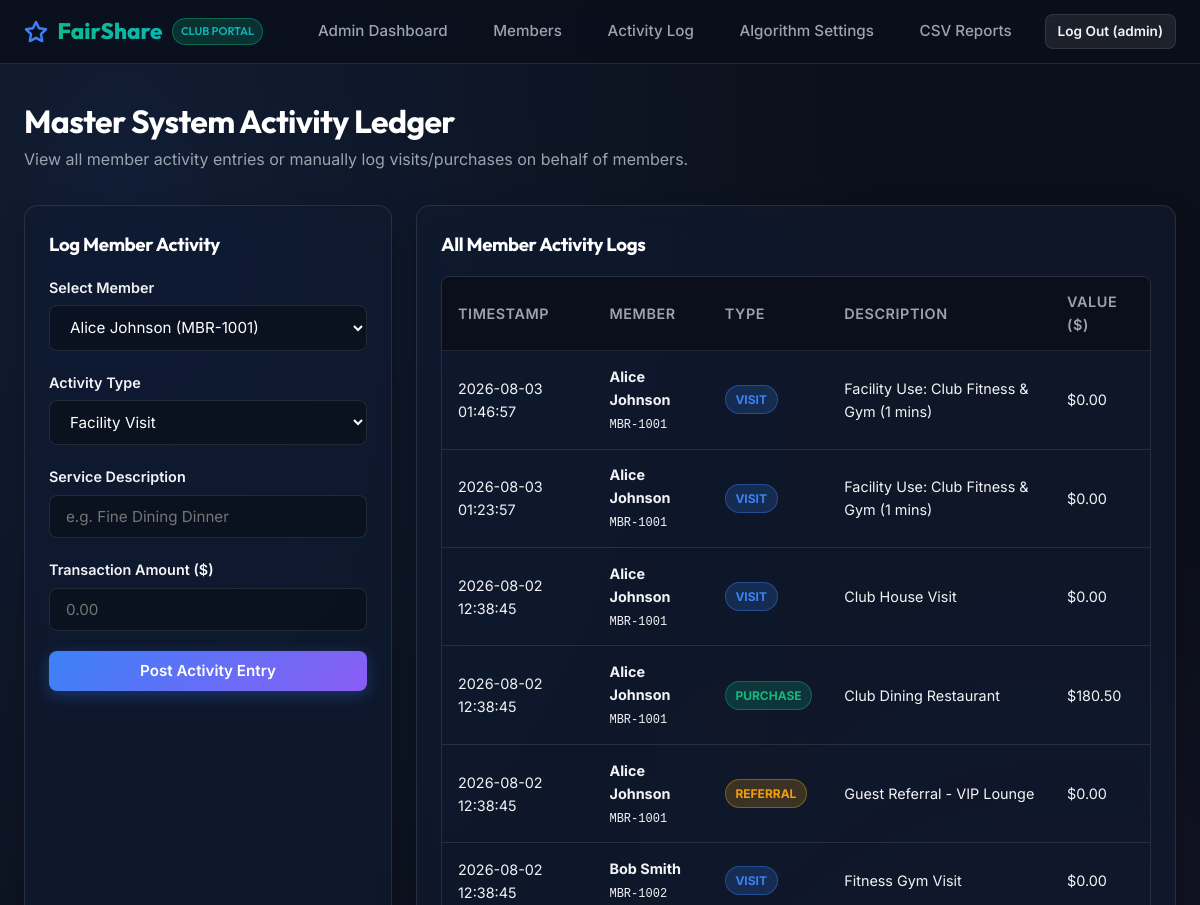
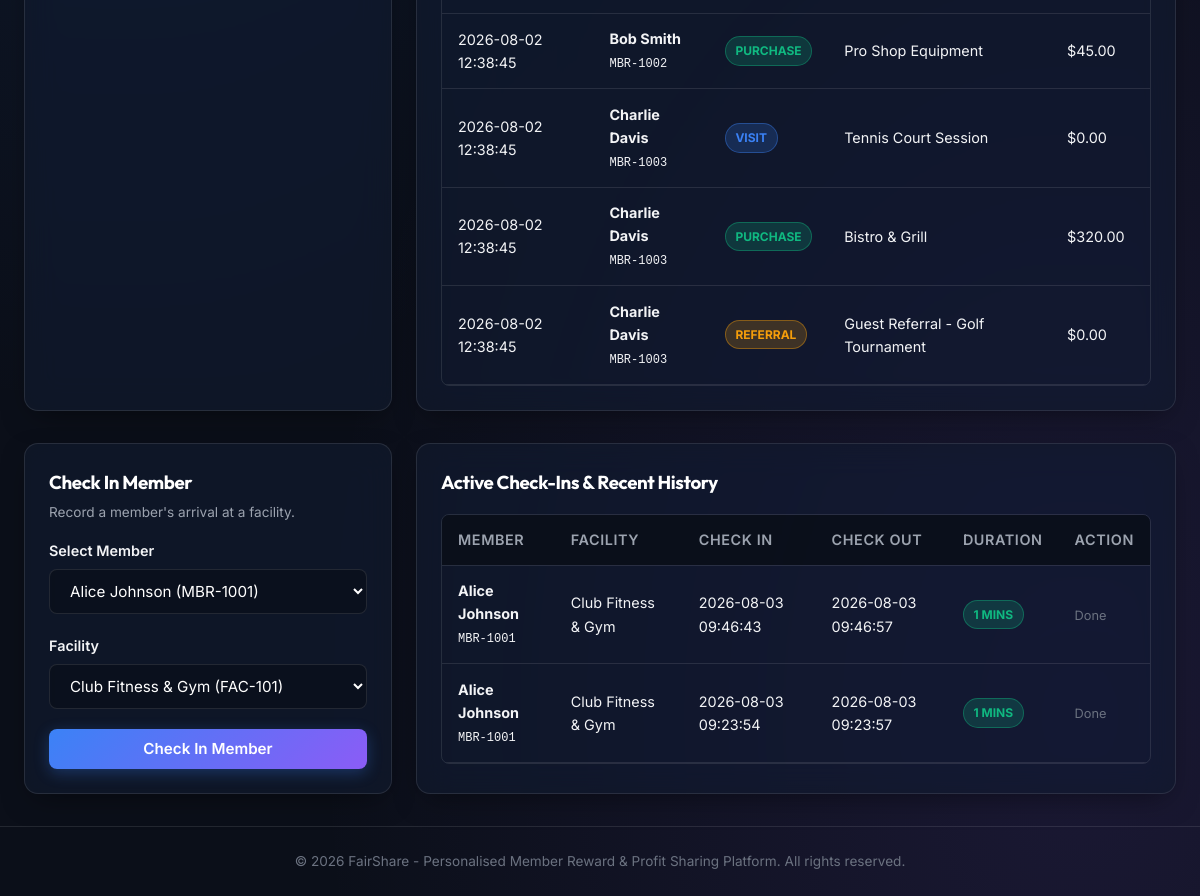
The page /admin/activity (signed in) on the database as committed earlier (2 pictures, top to bottom).
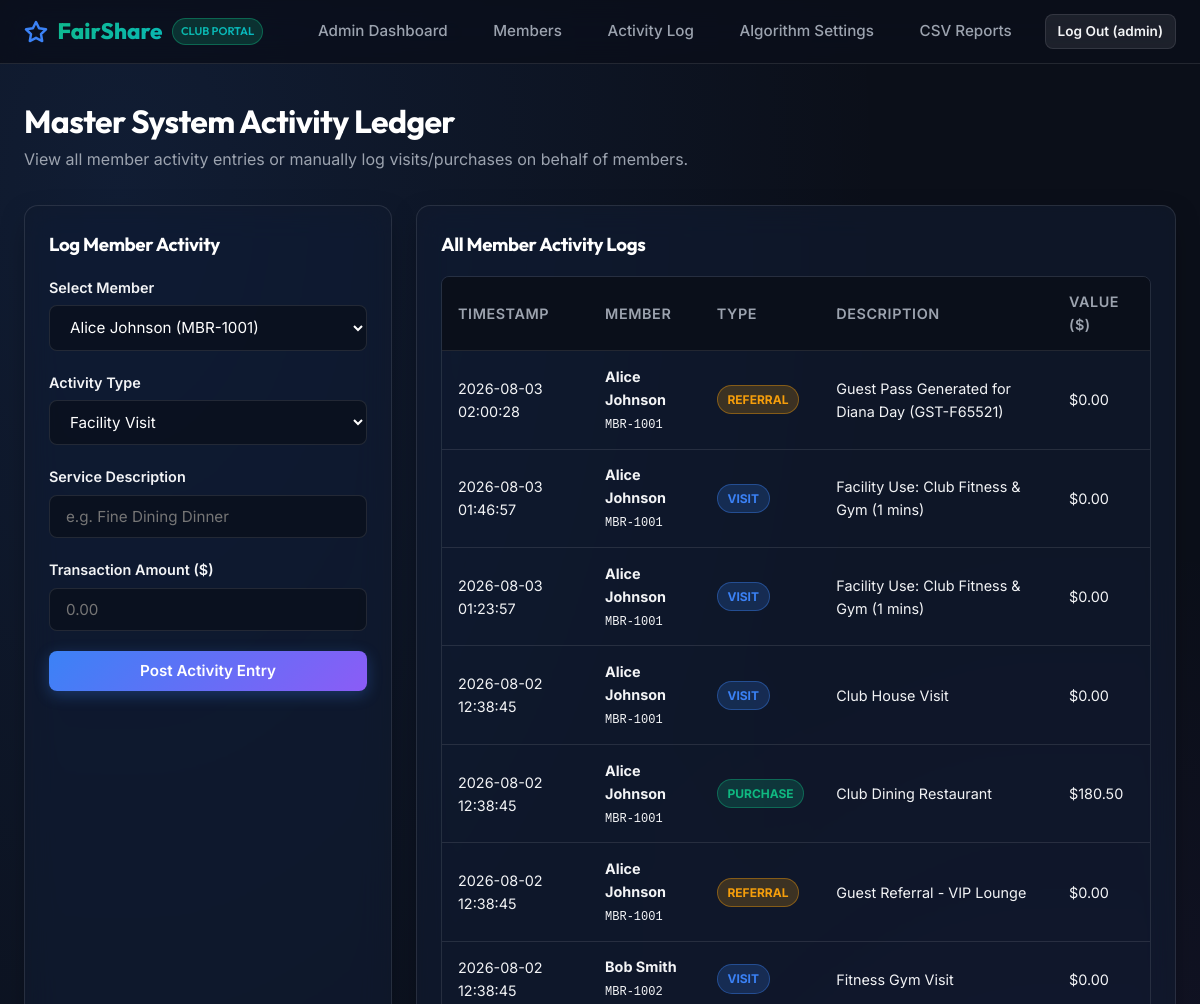
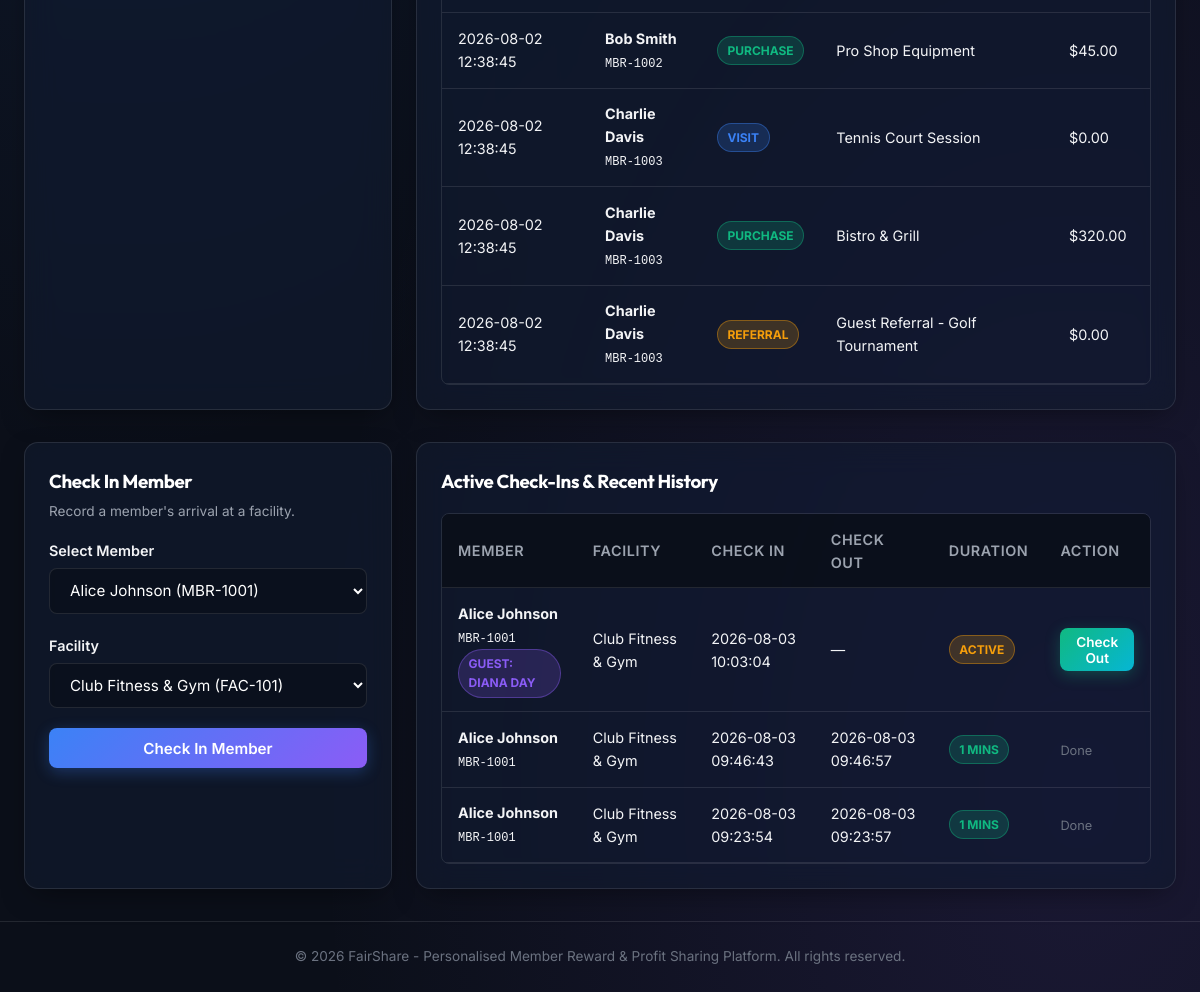
The same page on the database as committed later (2 pictures, top to bottom).
### tables this page shows
CREATE TABLE users (
            id INTEGER PRIMARY KEY AUTOINCREMENT,
            username TEXT UNIQUE NOT NULL,
            password_hash TEXT NOT NULL,
            role TEXT NOT NULL CHECK(role IN ('member', 'admin')),
            created_at TIMESTAMP DEFAULT CURRENT_TIMESTAMP
        );

CREATE TABLE activities (
            id INTEGER PRIMARY KEY AUTOINCREMENT,
            member_id INTEGER NOT NULL,
            activity_type TEXT NOT NULL CHECK(activity_type IN ('visit', 'purchase', 'referral', 'facility')),
            service_name TEXT NOT NULL,
            transaction_value REAL DEFAULT 0.0,
            guest_count INTEGER DEFAULT 0,
            created_at TIMESTAMP DEFAULT CURRENT_TIMESTAMP,
            FOREIGN KEY (member_id) REFERENCES members (id) ON DELETE CASCADE
        );

CREATE TABLE members (
            id INTEGER PRIMARY KEY AUTOINCREMENT,
            user_id INTEGER UNIQUE NOT NULL,
            full_name TEXT NOT NULL,
            membership_type TEXT NOT NULL DEFAULT 'Standard',
            email TEXT NOT NULL,
            phone TEXT,
            member_code TEXT UNIQUE NOT NULL,
            join_date TIMESTAMP DEFAULT CURRENT_TIMESTAMP,
            FOREIGN KEY (user_id) REFERENCES users (id) ON DELETE CASCADE
        );

CREATE TABLE facility_checkins (
            id INTEGER PRIMARY KEY AUTOINCREMENT,
            member_id INTEGER NOT NULL,
            facility_name TEXT NOT NULL,
            check_in_time TIMESTAMP NOT NULL,
            check_out_time TIMESTAMP,
            duration_minutes INTEGER DEFAULT 0,
            status TEXT DEFAULT 'active' CHECK(status IN ('active', 'completed')), guest_id INTEGER REFERENCES guest_ids(id) ON DELETE CASCADE,
            FOREIGN KEY (member_id) REFERENCES members (id) ON DELETE CASCADE
        );

CREATE TABLE guest_ids (
            id INTEGER PRIMARY KEY AUTOINCREMENT,
            guest_code TEXT UNIQUE NOT NULL,
            guest_name TEXT NOT NULL,
            host_member_id INTEGER NOT NULL,
            created_at TIMESTAMP DEFAULT CURRENT_TIMESTAMP,
            FOREIGN KEY (host_member_id) REFERENCES members (id) ON DELETE CASCADE
        );

### main.py (the view, shortened to what this page needs)
@app.route('/admin/activity', methods=['GET', 'POST'])
@admin_required
def admin_activity():
    conn = get_db()
    cursor = conn.cursor()
    cursor.execute('''
        SELECT a.*, m.full_name, m.member_code
        FROM activities a JOIN members m ON a.member_id = m.id
        ORDER BY a.created_at DESC
    ''')
    activities = cursor.fetchall()
    cursor.execute("SELECT id, full_name, member_code FROM members ORDER BY full_name")
    all_members = cursor.fetchall()
    cursor.execute('''
        SELECT fc.*, m.full_name, m.member_code, g.guest_name
        FROM facility_checkins fc
        JOIN members m ON fc.member_id = m.id
        LEFT JOIN guest_ids g ON fc.guest_id = g.id
        ORDER BY fc.check_in_time DESC
    ''')
    checkins = cursor.fetchall()
    conn.close()
    return render_template('admin/activity.html', activities=activities, all_members=all_members, checkins=checkins, facilities=FACILITIES)

### database.py (called while the page is built)
def get_db():
    db_path = Config.DATABASE
    os.makedirs(os.path.dirname(db_path), exist_ok=True)
    conn = sqlite3.connect(db_path)
    conn.row_factory = sqlite3.Row
    conn.execute("PRAGMA foreign_keys = ON;")
    return conn

### main.py (called while the page is built)
@app.after_request
def add_header(response):
    if app.debug:
        response.headers['Cache-Control'] = 'no-cache, no-store, must-revalidate'
    else:
        response.headers['Cache-Control'] = 'public, max-age=3600'
    return response

def admin_required(f):
    @functools.wraps(f)
    def decorated_function(*args, **kwargs):
        if 'user_id' not in session or session.get('role') != 'admin':
            flash('Unauthorized access! Administrator privileges required.', 'danger')
            return redirect(url_for('login'))
        return f(*args, **kwargs)
    return decorated_function

@app.context_processor
def inject_user():
    user = None
    member = None
    if 'user_id' in session:
        conn = get_db()
        cursor = conn.cursor()
        cursor.execute("SELECT id, username, role FROM users WHERE id = ?", (session['user_id'],))
        user = cursor.fetchone()
        if user and user['role'] == 'member':
            cursor.execute("SELECT * FROM members WHERE user_id = ?", (user['id'],))
            member = cursor.fetchone()
        conn.close()
    return dict(current_user=user, current_member=member)

### templates/admin/activity.html (shortened to what this page needs)
{% extends "base.html" %}
{% block content %}
<div style="margin-bottom: 2rem;">
  <h1>Master System Activity Ledger</h1>
  <p style="color: var(--text-muted);">View all member activity entries or manually log visits/purchases on behalf of members.</p>
</div>
<div class="grid grid-cols-3" style="gap: 1.5rem; margin-bottom: 2rem;">
  <div class="card" style="grid-column: span 1;">
    <h3>Log Member Activity</h3>
    <form action="{{ url_for('admin_activity') }}" method="POST" style="margin-top: 1rem;">
      <div class="form-group">
        <label class="form-label">Select Member</label>
        <select name="member_id" class="form-control" required>
          {% for m in all_members %}
            <option value="{{ m.id }}">{{ m.full_name }} ({{ m.member_code }})</option>
          {% endfor %}
        </select>
      </div>
      <div class="form-group">
        <label class="form-label">Activity Type</label>
        <select name="activity_type" class="form-control">
          <option value="visit">Facility Visit</option>
        </select>
      </div>
      <div class="form-group">
        <label class="form-label">Service Description</label>
        <input type="text" name="service_name" class="form-control" placeholder="e.g. Fine Dining Dinner" required>
      </div>
      <div class="form-group">
        <label class="form-label">Transaction Amount ($)</label>
        <input type="number" step="0.01" min="0" name="transaction_value" class="form-control" placeholder="0.00" data-non-negative required>
      </div>
      <button type="submit" class="btn btn-primary" style="width: 100%;">Post Activity Entry</button>
    </form>
  </div>
  <div class="card" style="grid-column: span 2;">
    <h3>All Member Activity Logs</h3>
    <div class="table-container" style="margin-top: 1rem;">
      <table class="table">
        <thead>
          <tr>
            <th>Timestamp</th>
            <th>Member</th>
            <th>Type</th>
            <th>Description</th>
            <th>Value ($)</th>
          </tr>
        </thead>
        <tbody>
          {% for act in activities %}
            <tr>
              <td>{{ act.created_at }}</td>
              <td><strong>{{ act.full_name }}</strong><br><code style="font-size: 0.75rem;">{{ act.member_code }}</code></td>
              <td>
                {% if act.activity_type == 'visit' %}
                  <span class="badge badge-blue">Visit</span>
                {% elif act.activity_type == 'purchase' %}
                  <span class="badge badge-emerald">Purchase</span>
                {% elif act.activity_type == 'referral' %}
                  <span class="badge badge-amber">Referral</span>
                {% else %}
                  <span class="badge badge-purple">Facility</span>
                {% endif %}
              </td>
              <td>{{ act.service_name }}</td>
              <td>${{ "%.2f"|format(act.transaction_value) }}</td>
            </tr>
          {% else %}
            <tr><td colspan="5" style="text-align:center; color: var(--text-dim);">No activities recorded in ledger.</td></tr>
          {% endfor %}
        </tbody>
      </table>
    </div>
  </div>
</div>
<div class="grid grid-cols-3" style="gap: 1.5rem;">
  <div class="card" style="grid-column: span 1;">
    <h3>Check In Member</h3>
    <p style="color: var(--text-muted); font-size: 0.85rem; margin-top: 0.25rem;">Record a member's arrival at a facility.</p>
    <form action="{{ url_for('admin_checkin') }}" method="POST" style="margin-top: 1rem;">
      <div class="form-group">
        <label class="form-label">Select Member</label>
        <select name="member_id" class="form-control" required>
          {% for m in all_members %}
            <option value="{{ m.id }}">{{ m.full_name }} ({{ m.member_code }})</option>
          {% endfor %}
        </select>
      </div>
      <div class="form-group">
        <label class="form-label">Facility</label>
        <select name="facility_name" class="form-control">
          {% for code, name in facilities.items() %}
            <option value="{{ name }}">{{ name }} ({{ code }})</option>
          {% endfor %}
        </select>
      </div>
      <button type="submit" class="btn btn-primary" style="width: 100%;">Check In Member</button>
    </form>
  </div>
  <div class="card" style="grid-column: span 2;">
    <h3>Active Check-Ins &amp; Recent History</h3>
    <div class="table-container" style="margin-top: 1rem;">
      <table class="table">
        <thead>
          <tr>
            <th>Member</th>
            <th>Facility</th>
            <th>Check In</th>
            <th>Check Out</th>
            <th>Duration</th>
            <th>Action</th>
          </tr>
        </thead>
        <tbody>
          {% for chk in checkins %}
            <tr>
              <td><strong>{{ chk.full_name }}</strong><br><code style="font-size: 0.75rem;">{{ chk.member_code }}</code>{% if chk.guest_name %} <span class="badge badge-purple">Guest: {{ chk.guest_name }}</span>{% endif %}</td>
              <td>{{ chk.facility_name }}</td>
              <td>{{ chk.check_in_time }}</td>
              <td>{{ chk.check_out_time or '—' }}</td>
              <td>
                {% if chk.status == 'completed' %}
                  <span class="badge badge-emerald">{{ chk.duration_minutes }} mins</span>
                {% else %}
                  <span class="badge badge-amber">Active</span>
                {% endif %}
              </td>
              <td>
                {% if chk.status == 'active' %}
                  <form action="{{ url_for('admin_checkout', checkin_id=chk.id) }}" method="POST" style="display:inline;">
                    <button type="submit" class="btn btn-emerald btn-sm">Check Out</button>
                  </form>
                {% else %}
                  <span style="color: var(--text-dim); font-size: 0.8rem;">Done</span>
                {% endif %}
              </td>
            </tr>
          {% else %}
            <tr><td colspan="6" style="text-align:center; color: var(--text-dim);">No facility check-in records.</td></tr>
          {% endfor %}
        </tbody>
      </table>
    </div>
  </div>
</div>
{% endblock %}

### templates/base.html (shortened to what this page needs)
<!DOCTYPE html>
<html lang="en">
<head>
  <link rel="stylesheet" href="{{ url_for('static', filename='css/styles.css') }}?v=2">
</head>
<body>
  <nav class="navbar">
    <div class="navbar-container">
      <a href="{% if current_user %}{% if current_user.role == 'admin' %}{{ url_for('admin_dashboard') }}{% else %}{{ url_for('member_dashboard') }}{% endif %}{% else %}{{ url_for('index') }}{% endif %}" class="brand-logo">
        <svg width="24" height="24" viewBox="0 0 24 24" fill="none" stroke="currentColor" stroke-width="2.5" stroke-linecap="round" stroke-linejoin="round">
          <polygon points="12 2 15.09 8.26 22 9.27 17 14.14 18.18 21.02 12 17.77 5.82 21.02 7 14.14 2 9.27 8.91 8.26 12 2"></polygon>
        </svg>
        FairShare
        <span class="brand-badge">Club Portal</span>
      </a>
      <ul class="nav-links">
        {% if current_user %}
          {% if current_user.role == 'admin' %}
            <li><a href="{{ url_for('admin_dashboard') }}" class="nav-link">Admin Dashboard</a></li>
            <li><a href="{{ url_for('admin_members') }}" class="nav-link">Members</a></li>
            <li><a href="{{ url_for('admin_activity') }}" class="nav-link">Activity Log</a></li>
            <li><a href="{{ url_for('admin_settings') }}" class="nav-link">Algorithm Settings</a></li>
            <li><a href="{{ url_for('admin_reports') }}" class="nav-link">CSV Reports</a></li>
          {% endif %}
          <li><a href="{{ url_for('logout') }}" class="btn btn-secondary btn-sm">Log Out ({{ current_user.username }})</a></li>
        {% else %}
          <li><a href="{{ url_for('login') }}" class="btn btn-primary btn-sm">Log In</a></li>
        {% endif %}
      </ul>
    </div>
  </nav>
  <main class="main-content">
    {% block content %}{% endblock %}
  </main>
  <footer>
    <p>&copy; 2026 FairShare - Personalised Member Reward & Profit Sharing Platform. All rights reserved.</p>
  </footer>
</body>
</html>

Rows that differ between the two databases and show on the page:
added activities: created_at "2026-08-03 02:00:28", full_name "Alice Johnson", member_code "MBR-1001", activity_type "REFERRAL", service_name "Guest Pass Generated for Diana Day (GST-F65521)", transaction_value "0.00"
added facility_checkins: full_name "Alice Johnson", member_code "MBR-1001", guest_name "DIANA DAY", facility_name "Club Fitness & Gym", check_in_time "2026-08-03 10:03:04", check_out_time "—", status "ACTIVE"
